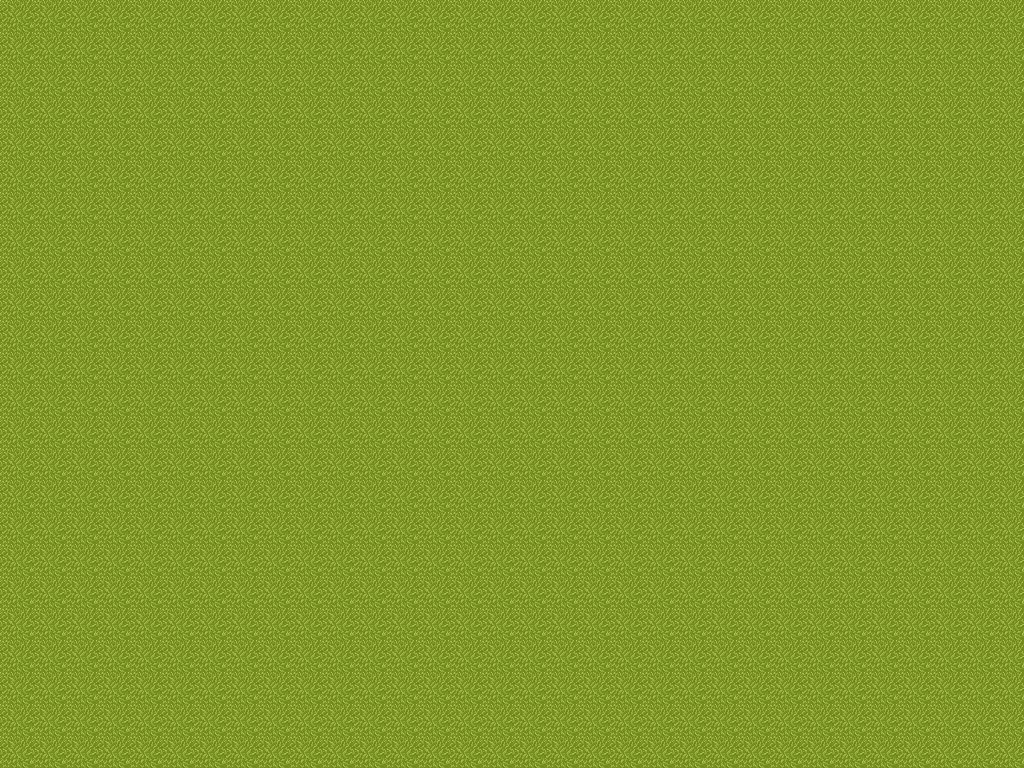

The image is a tile-based game level rendered from a .tmx file. Its description and source (layers, tilesets, objects; grid data summarised) follow:
An orthogonal 32x24 tile map with 32x32 px tiles, 1 tile layer (Tile Layer 1).

<map version="1.0" orientation="orthogonal" renderorder="right-down" width="32" height="24" tilewidth="32" tileheight="32">
 <tileset firstgid="1" name="grass" tilewidth="32" tileheight="32">
  <image source="grass1.jpg" width="32" height="32" />
 </tileset>
 <layer name="Tile Layer 1" width="32" height="24">
  <data>[768 cells, 768 non-empty, 1 distinct tile ids]</data>
 </layer>
</map>
